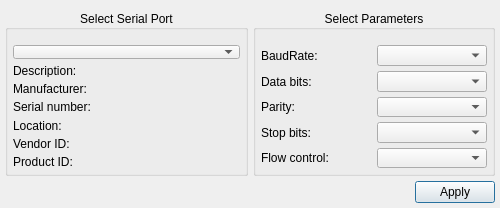
<?xml version="1.0" encoding="UTF-8"?>
<ui version="4.0">
 <class>SettingsDialog</class>
 <widget class="QDialog" name="SettingsDialog">
  <property name="geometry">
   <rect>
    <x>0</x>
    <y>0</y>
    <width>500</width>
    <height>208</height>
   </rect>
  </property>
  <property name="minimumSize">
   <size>
    <width>500</width>
    <height>200</height>
   </size>
  </property>
  <property name="maximumSize">
   <size>
    <width>500</width>
    <height>208</height>
   </size>
  </property>
  <property name="windowTitle">
   <string>Settings</string>
  </property>
  <layout class="QGridLayout" name="gridLayout_3" columnstretch="0,0">
   <property name="leftMargin">
    <number>5</number>
   </property>
   <property name="topMargin">
    <number>10</number>
   </property>
   <property name="rightMargin">
    <number>5</number>
   </property>
   <property name="bottomMargin">
    <number>5</number>
   </property>
   <property name="spacing">
    <number>5</number>
   </property>
   <item row="1" column="0" colspan="2">
    <layout class="QHBoxLayout" name="horizontalLayout">
     <item>
      <spacer name="horizontalSpacer">
       <property name="orientation">
        <enum>Qt::Horizontal</enum>
       </property>
       <property name="sizeHint" stdset="0">
        <size>
         <width>96</width>
         <height>20</height>
        </size>
       </property>
      </spacer>
     </item>
     <item>
      <widget class="QPushButton" name="applyButton">
       <property name="text">
        <string>Apply</string>
       </property>
      </widget>
     </item>
    </layout>
   </item>
   <item row="0" column="0">
    <widget class="QGroupBox" name="selectBox">
     <property name="title">
      <string>Select Serial Port</string>
     </property>
     <property name="alignment">
      <set>Qt::AlignCenter</set>
     </property>
     <layout class="QGridLayout" name="gridLayout">
      <property name="leftMargin">
       <number>5</number>
      </property>
      <property name="topMargin">
       <number>15</number>
      </property>
      <property name="rightMargin">
       <number>5</number>
      </property>
      <property name="bottomMargin">
       <number>5</number>
      </property>
      <property name="spacing">
       <number>5</number>
      </property>
      <item row="0" column="0">
       <widget class="QComboBox" name="serialPortInfoListBox"/>
      </item>
      <item row="1" column="0">
       <widget class="QLabel" name="descriptionLabel">
        <property name="text">
         <string>Description:</string>
        </property>
       </widget>
      </item>
      <item row="2" column="0">
       <widget class="QLabel" name="manufacturerLabel">
        <property name="text">
         <string>Manufacturer:</string>
        </property>
       </widget>
      </item>
      <item row="3" column="0">
       <widget class="QLabel" name="serialNumberLabel">
        <property name="text">
         <string>Serial number:</string>
        </property>
       </widget>
      </item>
      <item row="4" column="0">
       <widget class="QLabel" name="locationLabel">
        <property name="text">
         <string>Location:</string>
        </property>
       </widget>
      </item>
      <item row="5" column="0">
       <widget class="QLabel" name="vidLabel">
        <property name="text">
         <string>Vendor ID:</string>
        </property>
       </widget>
      </item>
      <item row="6" column="0">
       <widget class="QLabel" name="pidLabel">
        <property name="text">
         <string>Product ID:</string>
        </property>
       </widget>
      </item>
     </layout>
    </widget>
   </item>
   <item row="0" column="1">
    <widget class="QGroupBox" name="parametersBox">
     <property name="title">
      <string>Select Parameters</string>
     </property>
     <property name="alignment">
      <set>Qt::AlignCenter</set>
     </property>
     <layout class="QGridLayout" name="gridLayout_2">
      <property name="leftMargin">
       <number>5</number>
      </property>
      <property name="topMargin">
       <number>15</number>
      </property>
      <property name="rightMargin">
       <number>5</number>
      </property>
      <property name="bottomMargin">
       <number>5</number>
      </property>
      <property name="spacing">
       <number>5</number>
      </property>
      <item row="0" column="0">
       <widget class="QLabel" name="baudRateLabel">
        <property name="text">
         <string>BaudRate:</string>
        </property>
       </widget>
      </item>
      <item row="0" column="1">
       <widget class="QComboBox" name="baudRateBox"/>
      </item>
      <item row="1" column="0">
       <widget class="QLabel" name="dataBitsLabel">
        <property name="text">
         <string>Data bits:</string>
        </property>
       </widget>
      </item>
      <item row="1" column="1">
       <widget class="QComboBox" name="dataBitsBox"/>
      </item>
      <item row="2" column="0">
       <widget class="QLabel" name="parityLabel">
        <property name="text">
         <string>Parity:</string>
        </property>
       </widget>
      </item>
      <item row="2" column="1">
       <widget class="QComboBox" name="parityBox"/>
      </item>
      <item row="3" column="0">
       <widget class="QLabel" name="stopBitsLabel">
        <property name="text">
         <string>Stop bits:</string>
        </property>
       </widget>
      </item>
      <item row="3" column="1">
       <widget class="QComboBox" name="stopBitsBox"/>
      </item>
      <item row="4" column="0">
       <widget class="QLabel" name="flowControlLabel">
        <property name="text">
         <string>Flow control:</string>
        </property>
       </widget>
      </item>
      <item row="4" column="1">
       <widget class="QComboBox" name="flowControlBox"/>
      </item>
     </layout>
    </widget>
   </item>
  </layout>
 </widget>
 <resources/>
 <connections/>
</ui>
